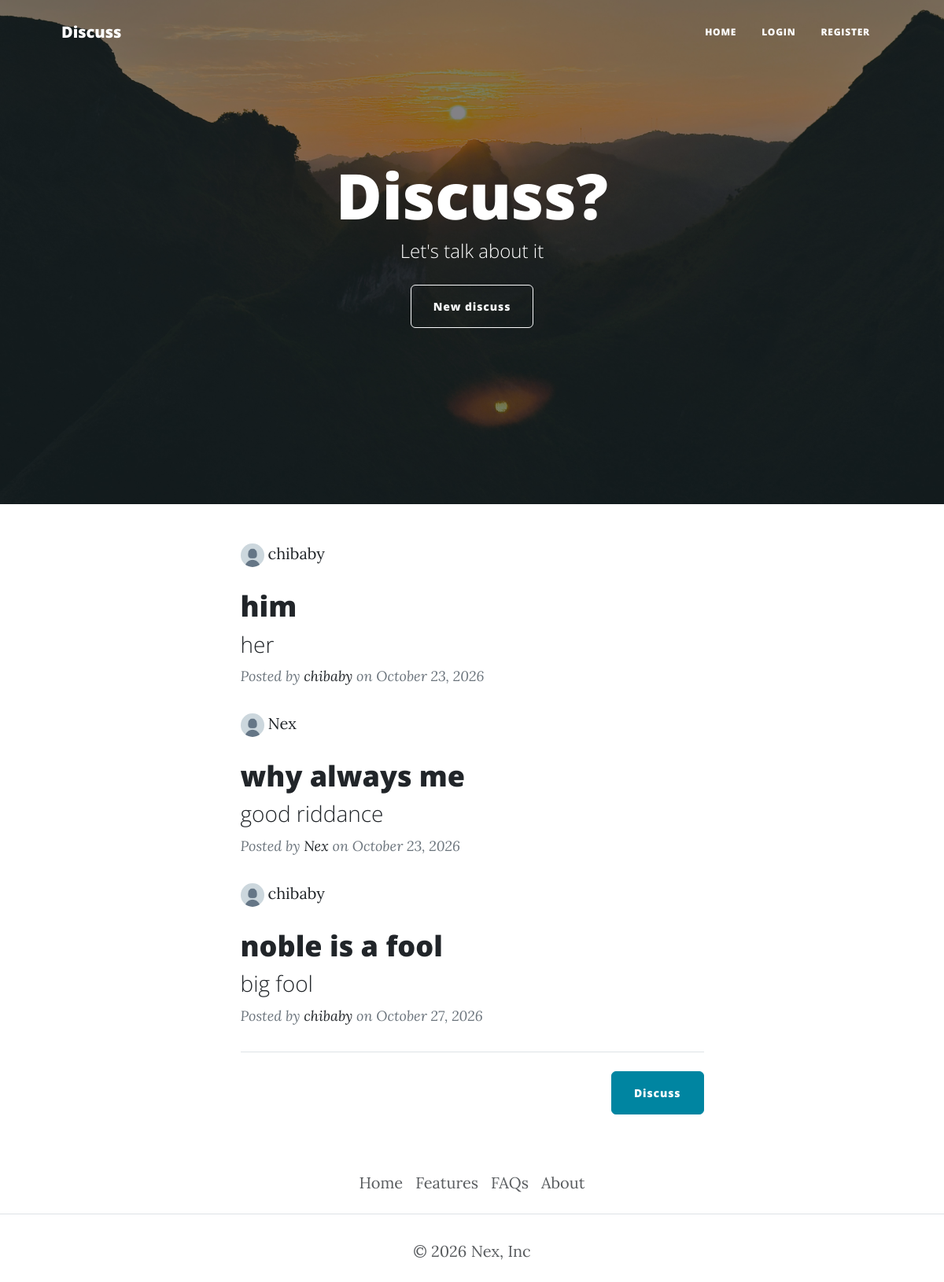
The page /home on the database its author committed.
### main.py (models this page shows)
class DiscussPost(db.Model):
    __tablename__ = "discuss_posts"
    id: Mapped[int] = mapped_column(Integer, primary_key=True)
    title: Mapped[str] = mapped_column(String(250), nullable=False)
    subtitle: Mapped[str] = mapped_column(String(250), nullable=False)
    date: Mapped[str] = mapped_column(String(250), nullable=False)
    body: Mapped[str] = mapped_column(Text, nullable=False)
    author_id: Mapped[int] = mapped_column(Integer, db.ForeignKey("users.id"))
    author = relationship("Users", back_populates="posts")
    comments = relationship("Comments", back_populates="parent_post")

class Users(UserMixin, db.Model):
    __tablename__ = "users"
    id: Mapped[int] = mapped_column(Integer, primary_key=True)
    email: Mapped[str] = mapped_column(String(100), unique=True)
    password: Mapped[str] = mapped_column(String(100))
    surname: Mapped[str] = mapped_column(String(100))
    firstname: Mapped[str] = mapped_column(String(100))
    username: Mapped[str] = mapped_column(String(100))
    posts = relationship("DiscussPost", back_populates="author")
    comments = relationship("Comments", back_populates="comment_author")

### main.py (the view)
@app.route('/home')
def home_page():
    result = db.session.execute(db.select(DiscussPost))
    posts = result.scalars().all()
    return render_template('index.html', posts=posts, logged_in = current_user.is_authenticated)

### templates/index.html (shortened to what this page needs)
   {% include 'header.html' %}
<header
  class="masthead"
  style="background-image: url('../static/assets/img/tr-ng-tuy-t-ly-c-LF2WvHWPo-unsplash.jpg')"
>
  <div class="container position-relative px-4 px-lg-5">
    <div class="row gx-4 gx-lg-5 justify-content-center">
      <div class="col-md-10 col-lg-8 col-xl-7">
        <div class="site-heading">
          <h1>Discuss?</h1>
          <span class="subheading">Let's talk about it</span>
        </div> <br>
           <div class="d-flex justify-content-center mb-4 ,mt-5">
            <a class="btn btn-outline-light"  href="{{ url_for('discuss_post') }}">
               New discuss
            </a>
           </div>
      </div>
    </div>
  </div>
</header>
  <body>
<div class="container px-4 px-lg-5">
  <div class="row gx-4 gx-lg-5 justify-content-center">
    <div class="col-md-10 col-lg-8 col-xl-7">
    {% for post in posts %}
      <div class="post-preview">
      <div class="commenterImage">
                <img src="../static/assets/img/default-profile.jpg" />
              </div>
          <a href="#">{{ post.author.username }}</a>
        <a href="{{ url_for('show_discuss',discuss_id = post.id) }}">
          <h2 class="post-title">{{ post.title }}</h2>
          <h3 class="post-subtitle">{{ post.subtitle }}</h3>
        </a>
        <p class="post-meta">
          Posted by
          <a href="#">{{ post.author.username }}</a>
             on {{post.date}}
        </p>
      </div>
        {% endfor %}
      <hr class="my-4" />
      <div class="d-flex justify-content-end mb-4">
        <a
          class="btn btn-primary float-right"
          href="{{ url_for('discuss_post') }}"
        >Discuss</a
        >
      </div>
    </div>
  </div>
</div>
      {% include 'footer.html' %}
    </body>

### templates/header.html (shortened to what this page needs)
<!DOCTYPE html>
<html lang="en">
  <head>
    {% block styles %}
    {{ bootstrap.load_css() }}
    <link
      href="{{ url_for('static', filename='css/styles.css') }}"
      rel="stylesheet"
    />
    {% endblock %}
  </head>
  <body>
    <nav class="navbar navbar-expand-lg navbar-light" id="mainNav">
      <div class="container px-4 px-lg-5">
       {% if not logged_in:  %}
        <a class="navbar-brand" href="{{ url_for('landing_page') }}">Discuss</a>
      {% else %}
       <a class="navbar-brand" href="{{ url_for('home_page') }}">Discuss</a>
      {% endif %}
        <div class="collapse navbar-collapse" id="navbarNav">
          <ul class="navbar-nav ms-auto py-4 py-lg-0">
               {% if not logged_in:  %}
            <li class="nav-item">
              <a
                class="nav-link px-lg-3 py-3 py-lg-4"
                href="{{ url_for('landing_page') }}"
                >Home</a
              >
            </li>
               {% endif %}
                 {% if not logged_in:  %}
            <li class="nav-item">
              <a
                class="nav-link px-lg-3 py-3 py-lg-4"
                href="{{ url_for('login') }}"
                >Login</a
              >
            </li>
            <li class="nav-item">
              <a
                class="nav-link px-lg-3 py-3 py-lg-4"
                href="{{ url_for('register_user') }}"
                >Register</a
              >
            </li>
              {% endif %}
          </ul>
        </div>
      </div>
    </nav>
  </body>
</html>

### templates/footer.html (shortened to what this page needs)
<!DOCTYPE html>
<html lang="en">
<head>
</head>
<body>
<footer class="py-3 my-4">
  <ul class="nav justify-content-center border-bottom pb-3 mb-3">
    <li class="nav-item">
      <a href="{{ url_for('home_page') }}" class="nav-link px-2 text-body-secondary">Home</a>
    </li>
    <li class="nav-item">
      <a href="#" class="nav-link px-2 text-body-secondary">Features</a>
    </li>
    <li class="nav-item">
      <a href="#" class="nav-link px-2 text-body-secondary">FAQs</a>
    </li>
    <li class="nav-item">
      <a href="#" class="nav-link px-2 text-body-secondary">About</a>
    </li>
  </ul>
  <p class="text-center text-body-secondary">© 2026 Nex, Inc</p>
</footer>
</body>
</html>

### rows shown on the page
DiscussPost: author.username "chibaby", title "him", subtitle "her", date "October 23, 2026"
DiscussPost: author.username "Nex", title "why always me", subtitle "good riddance", date "October 23, 2026"
DiscussPost: author.username "chibaby", title "noble is a fool", subtitle "big fool", date "October 27, 2026"
